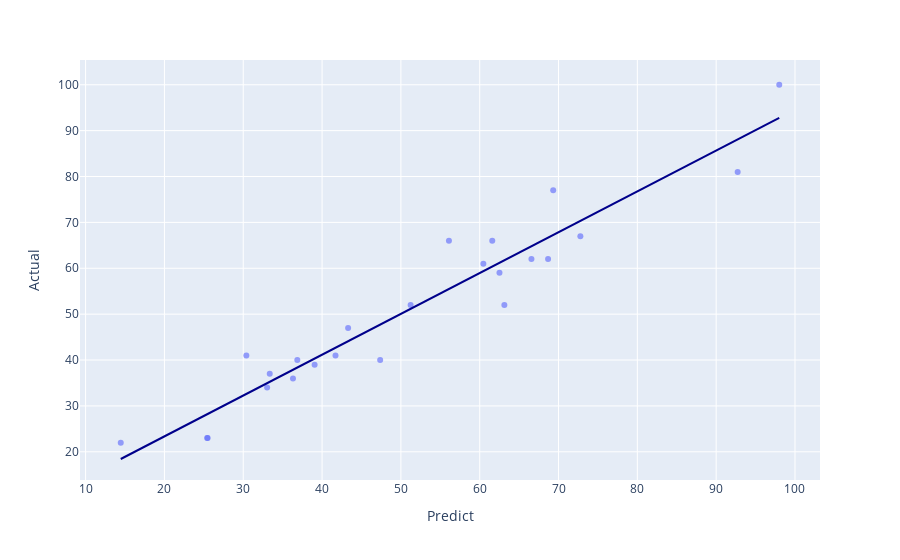

Notebook source saved alongside this figure:
### Code cell
fig = px.scatter(
    results, x='Predict',y="Actual", opacity=0.65,
    trendline='ols', trendline_color_override='darkblue'
)
fig.show()

### Figure 1 — Plotly figure (JSON) as saved in the notebook; plotly's stock layout.template omitted (floating-point values rounded to 4 significant figures)
{"data": [{"hovertemplate": "Predict=%{x}<br>Actual=%{y}<extra></extra>", "legendgroup": "", "marker": {"color": "#636efa", "opacity": 0.65, "symbol": "circle"}, "mode": "markers", "name": "", "orientation": "v", "showlegend": false, "type": "scatter", "x": [66.56, 14.46, 47.37, 43.3, 25.42, 36.31, 33.36, 98.0, 61.59, 63.13, 56.1, 92.73, 36.86, 60.46, 30.39, 25.48, 51.23, 41.7, 72.77, 68.68, 39.05, 62.51, 69.32, 33.03], "xaxis": "x", "y": [62, 22, 40, 47, 23, 36, 37, 100, 66, 52, 66, 81, 40, 61, 41, 23, 52, 41, 67, 62, 39, 59, 77, 34], "yaxis": "y"}, {"hovertemplate": "<b>OLS trendline</b><br>Actual = 0.889944 * Predict + 5.56342<br>R<sup>2</sup>=0.920159<br><br>Predict=%{x}<br>Actual=%{y} <b>(trend)</b><extra></extra>", "legendgroup": "", "line": {"color": "darkblue"}, "marker": {"color": "#636efa", "symbol": "circle"}, "mode": "lines", "name": "", "showlegend": false, "type": "scatter", "x": [14.46, 25.42, 25.48, 30.39, 33.03, 33.36, 36.31, 36.86, 39.05, 41.7, 43.3, 47.37, 51.23, 56.1, 60.46, 61.59, 62.51, 63.13, 66.56, 68.68, 69.32, 72.77, 92.73, 98.0], "xaxis": "x", "y": [18.43, 28.19, 28.24, 32.61, 34.96, 35.25, 37.88, 38.37, 40.32, 42.68, 44.1, 47.72, 51.16, 55.49, 59.37, 60.38, 61.19, 61.74, 64.8, 66.68, 67.26, 70.33, 88.09, 92.78], "yaxis": "y"}], "layout": {"legend": {"tracegroupgap": 0}, "margin": {"t": 60}, "xaxis": {"anchor": "y", "domain": [0, 1], "title": {"text": "Predict"}}, "yaxis": {"anchor": "x", "domain": [0, 1], "title": {"text": "Actual"}}}}
